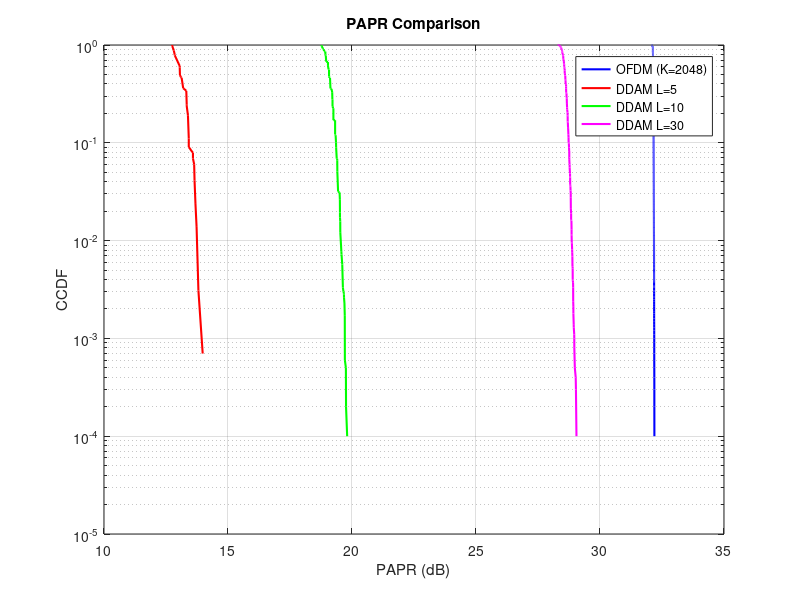

Recreate this plot in MATLAB.

clear; clc; close all;

K = 2048;           % OFDM subcarriers
L_vals = [5, 10, 30];
N_symbols = 10000;

% OFDM PAPR
ofdm_symbols = (randi(2, K, N_symbols)*2 - 1) + 1j*(randi(2, K, N_symbols)*2 - 1);
ofdm_papr = zeros(1, N_symbols);
for n = 1:N_symbols
    x = ifft(ofdm_symbols(:, n));
    ofdm_papr(n) = max(abs(x).^2) / mean(abs(x).^2);
end

% DDAM PAPR
ddam_papr = zeros(length(L_vals), N_symbols);
for l_idx = 1:length(L_vals)
    L = L_vals(l_idx);
    for n = 1:N_symbols
        s = (randi(2, L, 1)*2 - 1) + 1j*(randi(2, L, 1)*2 - 1);
        x = sum(s);
        ddam_papr(l_idx, n) = abs(x)^2 / mean(abs(s).^2);
    end
end

% CCDF
[ofdm_prob, ofdm_papr_db] = ecdf(10*log10(ofdm_papr));
ccdf_ofdm = 1 - ofdm_prob;
figure;
semilogy(ofdm_papr_db, ccdf_ofdm, 'b-', 'LineWidth', 1.5); hold on;
colors = {'r-', 'g-', 'm-'};
for l_idx = 1:length(L_vals)
    [prob, papr_db] = ecdf(10*log10(ddam_papr(l_idx, :)));
    semilogy(papr_db, 1-prob, colors{l_idx}, 'LineWidth', 1.5);
end
xlabel('PAPR (dB)'); ylabel('CCDF');
legend('OFDM (K=2048)', 'DDAM L=5', 'DDAM L=10', 'DDAM L=30');
grid on; title('PAPR Comparison');
